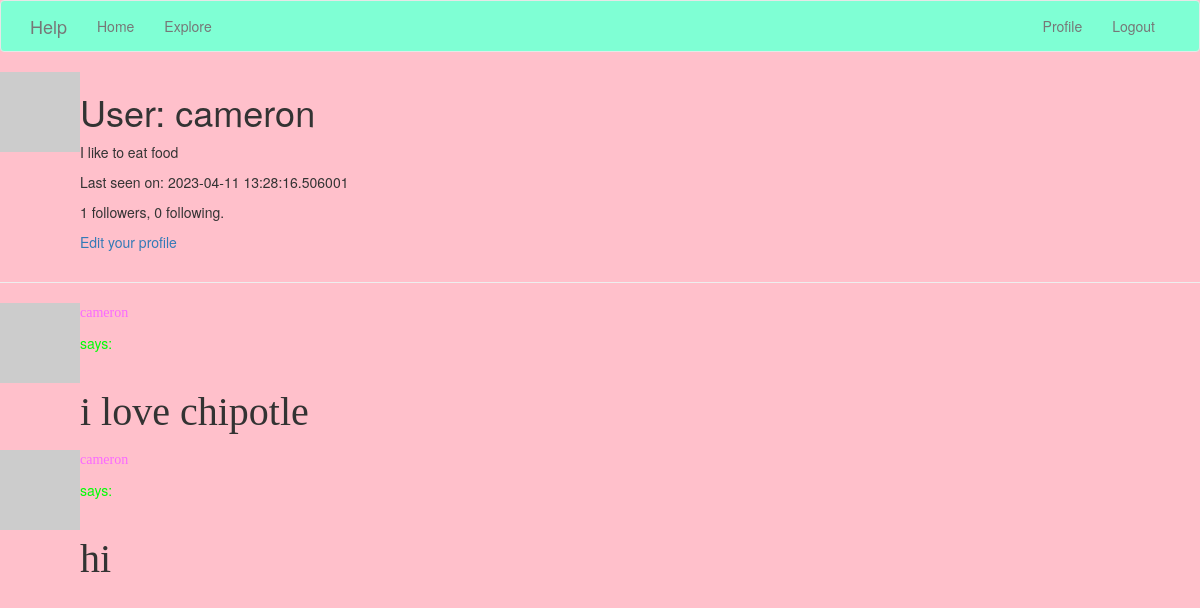
The app's page /user/cameron (signed in), older data.
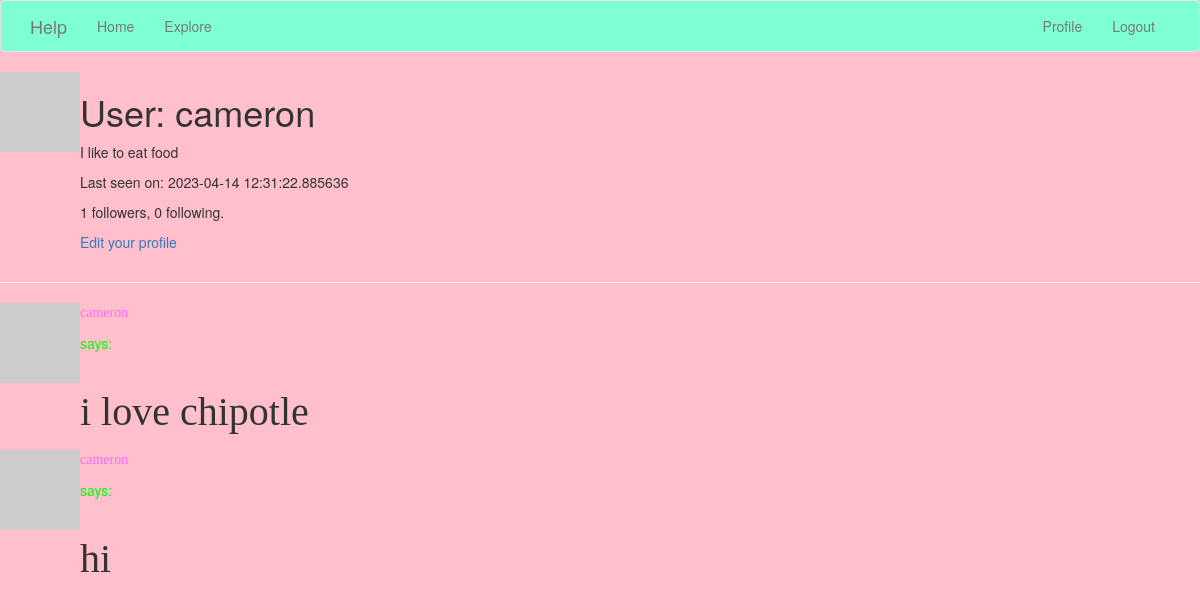
The same page, newer data.
### app/models.py (models this page shows, shortened)
class User(UserMixin, db.Model):
    id = db.Column(db.Integer, primary_key=True)
    username = db.Column(db.String(64), index=True, unique=True)
    email = db.Column(db.String(120), index=True, unique=True)
    password_hash = db.Column(db.String(128))
    posts = db.relationship('Post', backref='author', lazy='dynamic')
    about_me = db.Column(db.String(140))
    last_seen = db.Column(db.DateTime, default=datetime.utcnow)
    followed = db.relationship(
        'User', secondary=followers,
        primaryjoin=(followers.c.follower_id == id),
        secondaryjoin=(followers.c.followed_id == id),
        backref=db.backref('followers', lazy='dynamic'), lazy='dynamic')
    def avatar(self, size):
        digest = md5(self.email.lower().encode('utf-8')).hexdigest()
        return 'https://www.gravatar.com/avatar/{}?d=identicon&s={}'.format(
            digest, size)

class Post(db.Model):
    id = db.Column(db.Integer, primary_key=True)
    body = db.Column(db.String(140))
    timestamp = db.Column(db.DateTime, index=True, default=datetime.utcnow)
    user_id = db.Column(db.Integer, db.ForeignKey('user.id'))

### app/routes.py (the view)
@app.route('/user/<username>')
@login_required
def user(username):
    user = User.query.filter_by(username=username).first_or_404()
    page = request.args.get('page', 1, type=int)
    posts = user.posts.order_by(Post.timestamp.desc()).paginate(
        page=page, per_page=app.config['POSTS_PER_PAGE'], error_out=False)
    next_url = url_for('user', username=user.username, page=posts.next_num) \
        if posts.has_next else None
    prev_url = url_for('user', username=user.username, page=posts.prev_num) \
        if posts.has_prev else None
    form = EmptyForm()
    return render_template('user.html', user=user, posts=posts.items,
                           next_url=next_url, prev_url=prev_url, form=form)

### app/models.py (called while the page is built)
@login.user_loader
def load_user(id):
    return User.query.get(int(id))

### app/routes.py (called while the page is built)
@app.before_request
def before_request():
    if current_user.is_authenticated:
        current_user.last_seen = datetime.utcnow()
        db.session.commit()

### app/templates/user.html (shortened to what this page needs)
{% extends "base.html" %}
{% block content %}
    <table>
        <tr valign="top">
            <td><img src="{{ user.avatar(128) }}"></td>
            <td>
                <h1>User: {{ user.username }}</h1>
                {% if user.about_me %}<p>{{ user.about_me }}</p>{% endif %}
                {% if user.last_seen %}<p>Last seen on: {{ user.last_seen }}</p>{% endif %}
                <p>{{ user.followers.count() }} followers, {{ user.followed.count() }} following.</p>
                {% if user == current_user %}
                <p><a href="{{ url_for('edit_profile') }}">Edit your profile</a></p>
                {% endif %}
            </td>
        </tr>
    </table>
    <hr>
    {% for post in posts %}
        {% include '_post.html' %}
    {% endfor %}
{% endblock %}

### app/templates/base.html (shortened to what this page needs)
{% extends 'bootstrap/base.html' %}
{% block navbar %}
    <nav style="background-color:aquamarine;", class="navbar navbar-default">
        <div class="container">
            <div class="navbar-header">
                <a class="navbar-brand" href="{{ url_for('index') }}">Help</a>
            </div>
            <div class="collapse navbar-collapse" id="bs-example-navbar-collapse-1">
                <ul class="nav navbar-nav">
                    <li><a href="{{ url_for('index') }}">Home</a></li>
                    <li><a href="{{ url_for('explore') }}">Explore</a></li>
                </ul>
                <ul class="nav navbar-nav navbar-right">
                    {% if current_user.is_anonymous %}
                    <li><a href="{{ url_for('login') }}">Login</a></li>
                    {% else %}
                    <li><a href="{{ url_for('user', username=current_user.username) }}">Profile</a></li>
                    <li><a href="{{ url_for('logout') }}">Logout</a></li>
                    {% endif %}
                </ul>
            </div>
        </div>
    </nav>
{% endblock %}

### app/templates/_post.html
    <table>
        <tr valign="top">
            <td><img src="{{ post.author.avatar(36) }}"></td>
            <td>
                <a href="{{ url_for('user', username=post.author.username) }}">
                    <p style="font-family: Impact; color: #FA69FF" >{{ post.author.username }} </p>
                </a>
              <body style="background-color:pink;">
              <p style="color: #00FF04">  says:</p><br><p style="font-family: Brush Script MT; font-size: 40px"> {{ post.body }} </p>
              </body>
            </td>
        </tr>
    </table>

Row changes from the older to the newer data that the page shows:
changed User "cameron": last_seen "2023-04-11 13:28:16.506001" → "2023-04-14 12:31:22.885636"
